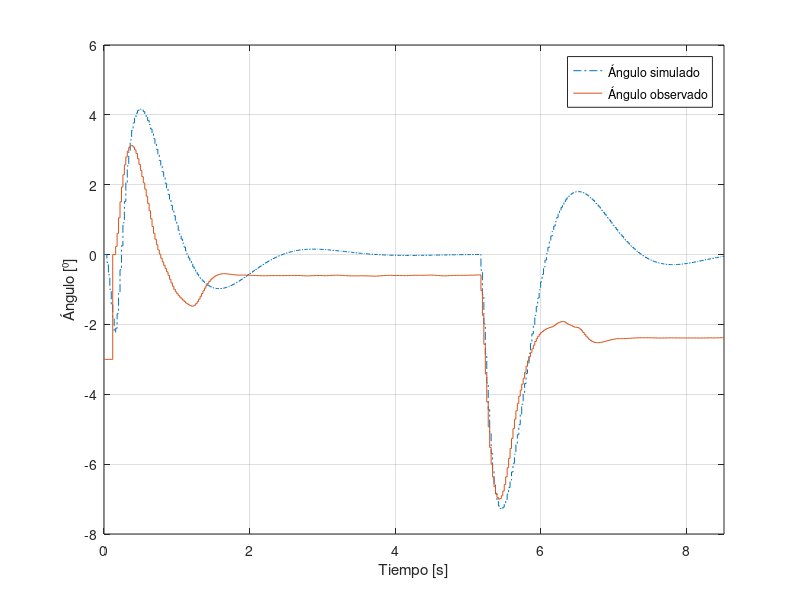
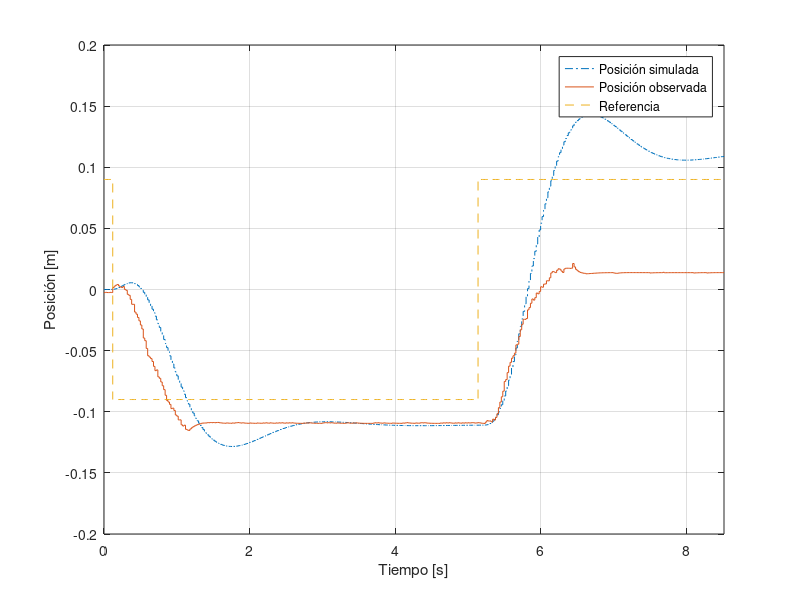
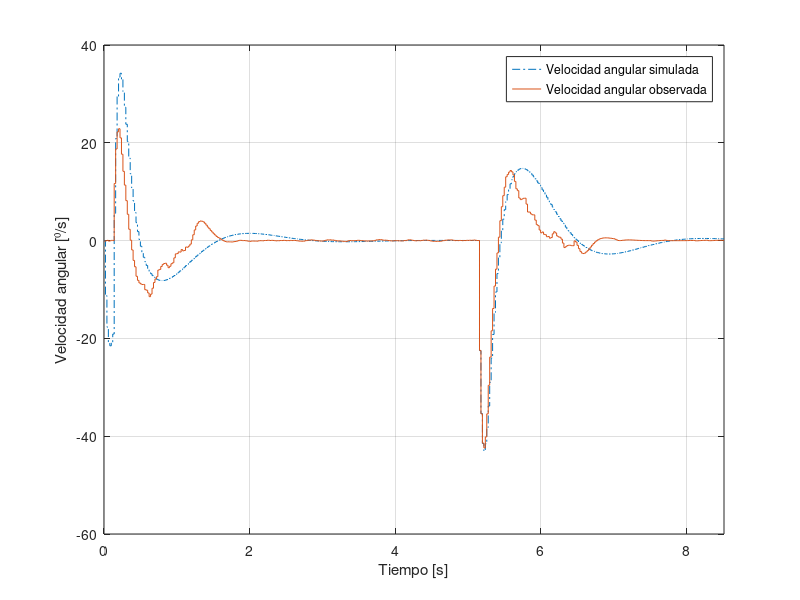
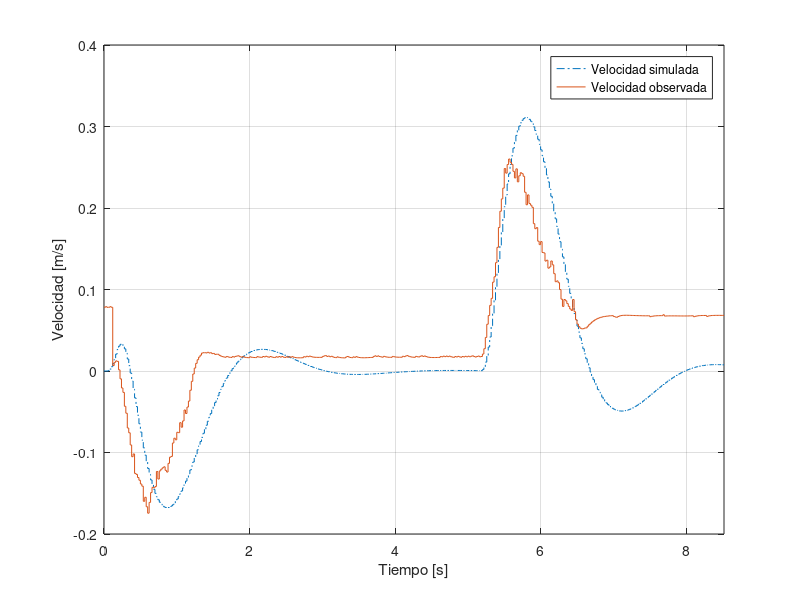

Source code (MATLAB) for these figures, in order:
clear all; close all; clc;

A = [0 1 0 0; -137.6 -21.4 0 0; 0 0 0 1; -0.15 0 0 -1.75];
B = [0; 53.64; 0; 0];
C = [1 0 0 0; 0 0 1 0];
D = 0;

Ts = 20e-3;
Ad = eye(4) + A*Ts;
Bd = B*Ts;
Cd = C;
Dd = D;

%L = [ .6371 0.0; -3.4543 0.0; 0.0 1.0301; -0.003 11.1285 ];
L = [ 0.0003   , 0.0002; -0.4655, -0.0020; 0.0001,  0.3918; -0.0019,  1.5908]

polos_obs_d = eig(Ad - L*Cd)
polos_obs_c = log(polos_obs_d)/Ts

K = [0.2533,   -0.0121, -116.5175,  -30]

polos_cont_d = eig(Ad - Bd*K)
polos_cont_c = log(polos_cont_d)/Ts

G = ss(Ad, Bd, Cd, Dd, Ts);
C = reg(G, K, L);

F = -116.5175;

Tcl = feedback(G, C, '+')
Tcl = ss(Tcl.A, Tcl.B, [Tcl.C; 0 1 0 0 0 0 0 0; 0 0 0 1 0 0 0 0], [Tcl.D; zeros(2, 1)], Ts)

data = dlmread('output20251125-163540.csv');

start = 1

ref = data(start:end, 1);
pos = data(start:end, 3);
vel = data(start:end, 5);
theta = data(start:end, 7);
omega = data(start:end, 9);

t_max = Ts*(numel(theta)-1);

[y t] = lsim(Tcl, F*ref, t_max);

figure; stairs(t, y(:, 1), '-.'); hold on;
stairs(t, theta);
xlabel('Tiempo [s]');
ylabel('Ángulo [⁰]');
xlim([0 t_max]);
legend('Ángulo simulado', 'Ángulo observado');
grid;
print -depsc ../../informe/img/ff-theta.eps

figure; stairs(t, y(:, 2), '-.'); hold on;
stairs(t, pos);
stairs(t, ref, '--');
xlabel('Tiempo [s]');
ylabel('Posición [m]');
xlim([0 t_max]);
legend('Posición simulada', 'Posición observada', 'Referencia');
grid;
print -depsc ../../informe/img/ff-pos.eps

figure; stairs(t, y(:, 3), '-.'); hold on;
stairs(t, omega);
xlabel('Tiempo [s]');
ylabel('Velocidad angular [⁰/s]');
xlim([0 t_max]);
legend('Velocidad angular simulada', 'Velocidad angular observada');
grid;
print -depsc ../../informe/img/ff-omega.eps

figure; stairs(t, y(:, 4), '-.'); hold on;
stairs(t, vel);
xlabel('Tiempo [s]');
ylabel('Velocidad [m/s]');
xlim([0 t_max]);
legend('Velocidad simulada', 'Velocidad observada');
grid;
print -depsc ../../informe/img/ff-vel.eps
